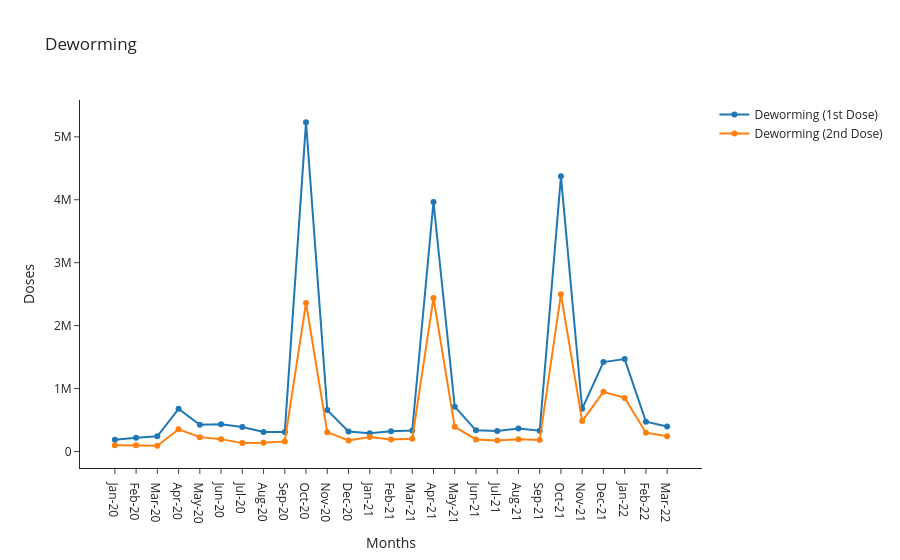

Here is the notebook cell this chart was saved with:
### Code cell
fig = go.Figure()
fig.add_trace(go.Scatter(x=CEHS_all_cap["periodname"], y=CEHS_all_cap["Deworming_1st_Dose"],
                    mode='lines+markers',
                    name='Deworming (1st Dose)'))
fig.add_trace(go.Scatter(x=CEHS_all_cap["periodname"], y=CEHS_all_cap["Deworming_2nd_Dose"],
                    mode='lines+markers',
                    name='Deworming (2nd Dose)'))

fig.update_layout(
    yaxis_title='Doses',
    xaxis_title='Months',
    title='Deworming')
fig.layout.template = 'simple_white'
fig.show()

### Figure 1 — Plotly figure (JSON) as saved in the notebook; plotly's stock layout.template omitted (floating-point values rounded to 4 significant figures)
{"data": [{"mode": "lines+markers", "name": "Deworming (1st Dose)", "type": "scatter", "x": ["Jan-20", "Feb-20", "Mar-20", "Apr-20", "May-20", "Jun-20", "Jul-20", "Aug-20", "Sep-20", "Oct-20", "Nov-20", "Dec-20", "Jan-21", "Feb-21", "Mar-21", "Apr-21", "May-21", "Jun-21", "Jul-21", "Aug-21", "Sep-21", "Oct-21", "Nov-21", "Dec-21", "Jan-22", "Feb-22", "Mar-22"], "y": [185394, 220445, 241549, 677862, 426382, 432572, 390125, 309477, 311311, 5233173, 658015, 319144, 288973, 320435, 332136, 3964626, 712135, 337049, 326673, 363655, 330795, 4372060, 679360, 1420414, 1468551, 474639, 396547]}, {"mode": "lines+markers", "name": "Deworming (2nd Dose)", "type": "scatter", "x": ["Jan-20", "Feb-20", "Mar-20", "Apr-20", "May-20", "Jun-20", "Jul-20", "Aug-20", "Sep-20", "Oct-20", "Nov-20", "Dec-20", "Jan-21", "Feb-21", "Mar-21", "Apr-21", "May-21", "Jun-21", "Jul-21", "Aug-21", "Sep-21", "Oct-21", "Nov-21", "Dec-21", "Jan-22", "Feb-22", "Mar-22"], "y": [99154, 97698, 89938, 353076, 228375, 196639, 133429, 139645, 160715, 2359998, 307961, 176414, 229236, 191841, 200976, 2438796, 392289, 191676, 174047, 193255, 182626, 2500000, 483600, 947791, 851734, 298847, 241637]}], "layout": {"title": {"text": "Deworming"}, "xaxis": {"title": {"text": "Months"}}, "yaxis": {"title": {"text": "Doses"}}}}
